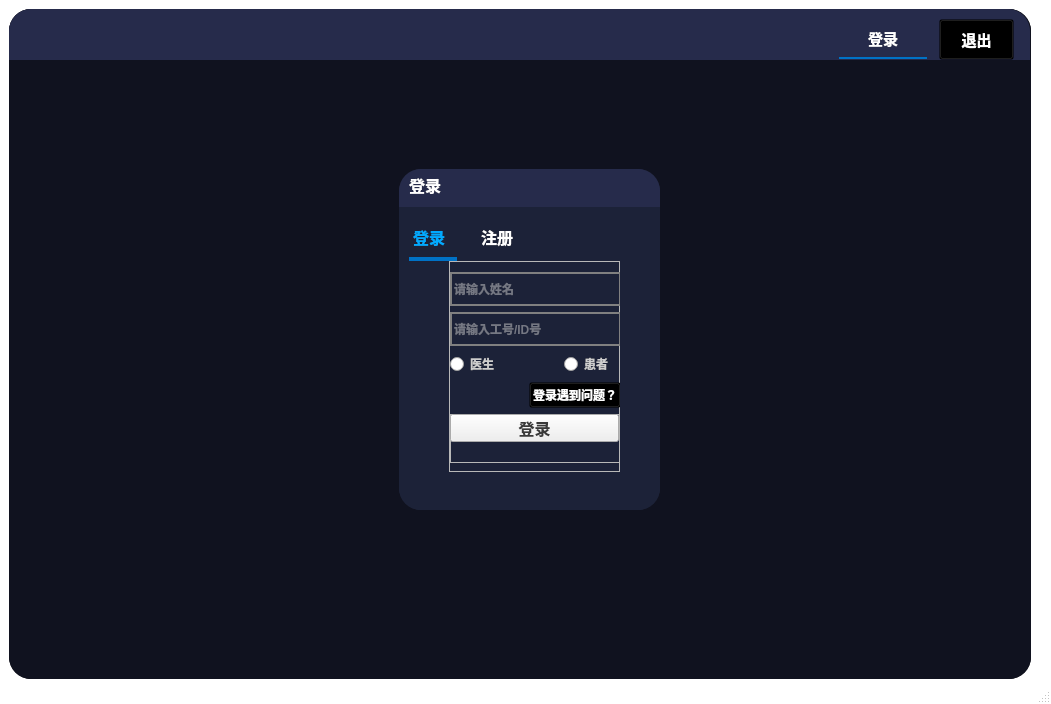
<?xml version="1.0" encoding="UTF-8"?>
<ui version="4.0">
 <class>MainWindow</class>
 <widget class="QMainWindow" name="MainWindow">
  <property name="geometry">
   <rect>
    <x>0</x>
    <y>0</y>
    <width>1051</width>
    <height>704</height>
   </rect>
  </property>
  <property name="windowIcon">
   <iconset>
    <normaloff>icon/白色图标/订单.png</normaloff>icon/白色图标/订单.png</iconset>
  </property>
  <property name="styleSheet">
   <string notr="true">QMainWindow{
	background-color:transparent;
}</string>
  </property>
  <widget class="QWidget" name="centralwidget">
   <widget class="QWidget" name="widget" native="true">
    <property name="geometry">
     <rect>
      <x>9</x>
      <y>9</y>
      <width>1022</width>
      <height>670</height>
     </rect>
    </property>
    <property name="minimumSize">
     <size>
      <width>1022</width>
      <height>670</height>
     </size>
    </property>
    <property name="styleSheet">
     <string notr="true">#widget{
	background-color:rgb(17,17,19);
	border-radius:22px;
}</string>
    </property>
    <layout class="QVBoxLayout" name="verticalLayout" stretch="0">
     <property name="spacing">
      <number>0</number>
     </property>
     <property name="leftMargin">
      <number>0</number>
     </property>
     <property name="topMargin">
      <number>0</number>
     </property>
     <property name="rightMargin">
      <number>0</number>
     </property>
     <property name="bottomMargin">
      <number>0</number>
     </property>
     <item>
      <widget class="QFrame" name="frame_2">
       <property name="styleSheet">
        <string notr="true">#frame_2{
	background-color: rgb(16, 18, 31);
	border-radius:22px;
	
}
</string>
       </property>
       <property name="frameShape">
        <enum>QFrame::StyledPanel</enum>
       </property>
       <property name="frameShadow">
        <enum>QFrame::Raised</enum>
       </property>
       <widget class="QFrame" name="frame">
        <property name="geometry">
         <rect>
          <x>0</x>
          <y>0</y>
          <width>1021</width>
          <height>51</height>
         </rect>
        </property>
        <property name="styleSheet">
         <string notr="true">#frame{
	border-top-left-radius:22px;
	border-top-right-radius:22px;
	background-color:rgb(38,43,75);
}</string>
        </property>
        <property name="frameShape">
         <enum>QFrame::StyledPanel</enum>
        </property>
        <property name="frameShadow">
         <enum>QFrame::Raised</enum>
        </property>
        <widget class="QTabWidget" name="tabWidget_2">
         <property name="geometry">
          <rect>
           <x>830</x>
           <y>10</y>
           <width>91</width>
           <height>41</height>
          </rect>
         </property>
         <property name="styleSheet">
          <string notr="true">QTabBar::tab {
    font-size: 15px;
    margin-right: 3px;
	width: 80px;
    height: 30px;
	color:rgb(255, 255, 255);
	font-family:&quot;微软雅黑&quot; ;
	font-weight:bold;
}

QTabWidget::pane {
    border: none;
}

QTabBar::tab {
    border-bottom: 2px solid transparent;
    padding: 4px;
}

QTabBar::tab:selected {
    border-color: #0072C6;
}

</string>
         </property>
         <property name="currentIndex">
          <number>0</number>
         </property>
         <widget class="QWidget" name="tab_3">
          <attribute name="title">
           <string>登录</string>
          </attribute>
         </widget>
        </widget>
        <widget class="QLabel" name="label_2">
         <property name="geometry">
          <rect>
           <x>10</x>
           <y>-20</y>
           <width>81</width>
           <height>91</height>
          </rect>
         </property>
         <property name="text">
          <string/>
         </property>
         <property name="pixmap">
          <pixmap>../icons/logo.png</pixmap>
         </property>
         <property name="scaledContents">
          <bool>true</bool>
         </property>
        </widget>
        <widget class="QPushButton" name="pushButton_6">
         <property name="geometry">
          <rect>
           <x>930</x>
           <y>10</y>
           <width>75</width>
           <height>41</height>
          </rect>
         </property>
         <property name="styleSheet">
          <string notr="true">QPushButton{
	color:white;
	font-weight:bold;
	font-family:&quot;微软雅黑&quot;;
	background-color:transparent;
	font-size:15px;
}
QPushButton:hover {
background-color: rgba(211, 211, 211, 50%);
border-radius: 5px;
}
QPushButton:pressed {

border-width: 1px;
padding-top: 4px;
padding-left: 4px;
}</string>
         </property>
         <property name="text">
          <string>退出</string>
         </property>
         <property name="icon">
          <iconset>
           <normaloff>../icons/按钮_关闭.png</normaloff>../icons/按钮_关闭.png</iconset>
         </property>
        </widget>
       </widget>
       <widget class="QFrame" name="frame_3">
        <property name="geometry">
         <rect>
          <x>390</x>
          <y>160</y>
          <width>261</width>
          <height>341</height>
         </rect>
        </property>
        <property name="styleSheet">
         <string notr="true">#frame_3{
	border-radius:22px;
	background-color:rgb(28,34,56);
}</string>
        </property>
        <property name="frameShape">
         <enum>QFrame::StyledPanel</enum>
        </property>
        <property name="frameShadow">
         <enum>QFrame::Raised</enum>
        </property>
        <layout class="QVBoxLayout" name="verticalLayout_2" stretch="1,8">
         <property name="spacing">
          <number>0</number>
         </property>
         <property name="sizeConstraint">
          <enum>QLayout::SetDefaultConstraint</enum>
         </property>
         <property name="leftMargin">
          <number>0</number>
         </property>
         <property name="topMargin">
          <number>0</number>
         </property>
         <property name="rightMargin">
          <number>0</number>
         </property>
         <property name="bottomMargin">
          <number>0</number>
         </property>
         <item>
          <widget class="QFrame" name="frame_4">
           <property name="styleSheet">
            <string notr="true">#frame_4{
	border-top-left-radius:22px;
	border-top-right-radius:22px;	
	background-color:rgb(38,43,75);
	
}</string>
           </property>
           <property name="frameShape">
            <enum>QFrame::StyledPanel</enum>
           </property>
           <property name="frameShadow">
            <enum>QFrame::Raised</enum>
           </property>
           <widget class="QLabel" name="label">
            <property name="geometry">
             <rect>
              <x>10</x>
              <y>0</y>
              <width>51</width>
              <height>31</height>
             </rect>
            </property>
            <property name="styleSheet">
             <string notr="true">QLabel {
	font-size: 16px;
	font-family: &quot;微软雅黑&quot;;
	font-weight: bold;
	color:white;
}</string>
            </property>
            <property name="text">
             <string>登录</string>
            </property>
           </widget>
          </widget>
         </item>
         <item>
          <widget class="QFrame" name="frame_5">
           <property name="styleSheet">
            <string notr="true">#frame_5{
	border-bottom-left-radius:22px;
	border-bottom-right-radius:22px;	
	background-color: rgb(28,34,56);
	
}</string>
           </property>
           <property name="frameShape">
            <enum>QFrame::StyledPanel</enum>
           </property>
           <property name="frameShadow">
            <enum>QFrame::Raised</enum>
           </property>
           <widget class="QTabWidget" name="tabWidget">
            <property name="geometry">
             <rect>
              <x>0</x>
              <y>10</y>
              <width>261</width>
              <height>281</height>
             </rect>
            </property>
            <property name="styleSheet">
             <string notr="true">QTabBar::tab {
    font-size:16px;
	font-weight:bold;
	font-family:&quot;微软雅黑&quot;;
    margin-right:10px;
	margin-left:10px;
	width: 40px;
    height: 40px;
	color:rgb(255, 255, 255);
	
}
QTabWidget::pane {
    border: none;
}
QTabBar::tab {
    border-bottom: 4px solid transparent;
    padding-right: 8px;
	margin-right: 10px;
}
QTabBar::tab:selected {
    border-color: #0072C6;
	color: rgb(0, 170, 255);
}
QTabWidget::tab-bar {
    alignment: center;
}
</string>
            </property>
            <property name="currentIndex">
             <number>0</number>
            </property>
            <widget class="QWidget" name="tab">
             <attribute name="title">
              <string>登录</string>
             </attribute>
             <widget class="QFrame" name="frame_6">
              <property name="geometry">
               <rect>
                <x>50</x>
                <y>0</y>
                <width>171</width>
                <height>211</height>
               </rect>
              </property>
              <property name="frameShape">
               <enum>QFrame::StyledPanel</enum>
              </property>
              <property name="frameShadow">
               <enum>QFrame::Raised</enum>
              </property>
              <widget class="QWidget" name="layoutWidget">
               <property name="geometry">
                <rect>
                 <x>1</x>
                 <y>11</y>
                 <width>171</width>
                 <height>191</height>
                </rect>
               </property>
               <layout class="QVBoxLayout" name="verticalLayout_3" stretch="0,1,0,1,1">
                <item>
                 <widget class="QLineEdit" name="username1">
                  <property name="styleSheet">
                   <string notr="true">QLineEdit {
	color: rgb(206, 206, 206);
    height: 30px;
    border: 2px solid  #808080;
	background-color:transparent;
	font-weight:bold;
	font-family:&quot;微软雅黑&quot;;
    font-size: 12px;
}</string>
                  </property>
                  <property name="placeholderText">
                   <string>请输入姓名</string>
                  </property>
                 </widget>
                </item>
                <item>
                 <widget class="QLineEdit" name="password1">
                  <property name="styleSheet">
                   <string notr="true">QLineEdit {
	color: rgb(206, 206, 206);
    height: 30px;
    border: 2px solid  #808080;
	background-color:transparent;
	font-weight:bold;
	font-family:&quot;微软雅黑&quot;;
    font-size: 12px;
}</string>
                  </property>
                  <property name="text">
                   <string/>
                  </property>
                  <property name="echoMode">
                   <enum>QLineEdit::Password</enum>
                  </property>
                  <property name="placeholderText">
                   <string>请输入工号/ID号</string>
                  </property>
                 </widget>
                </item>
                <item>
                 <layout class="QHBoxLayout" name="horizontalLayout_4" stretch="2,1">
                  <property name="spacing">
                   <number>0</number>
                  </property>
                  <item>
                   <widget class="QRadioButton" name="radioButton_2">
                    <property name="styleSheet">
                     <string notr="true">font-weight:bold;
	font-family:&quot;微软雅黑&quot;;
    font-size: 12px;
color: rgb(206, 206, 206);</string>
                    </property>
                    <property name="text">
                     <string>医生</string>
                    </property>
                   </widget>
                  </item>
                  <item>
                   <widget class="QRadioButton" name="radioButton">
                    <property name="styleSheet">
                     <string notr="true">font-weight:bold;
	font-family:&quot;微软雅黑&quot;;
    font-size: 12px;
color: rgb(206, 206, 206);</string>
                    </property>
                    <property name="text">
                     <string>患者</string>
                    </property>
                   </widget>
                  </item>
                 </layout>
                </item>
                <item>
                 <layout class="QHBoxLayout" name="horizontalLayout">
                  <item>
                   <spacer name="horizontalSpacer">
                    <property name="orientation">
                     <enum>Qt::Horizontal</enum>
                    </property>
                    <property name="sizeHint" stdset="0">
                     <size>
                      <width>40</width>
                      <height>20</height>
                     </size>
                    </property>
                   </spacer>
                  </item>
                  <item>
                   <widget class="QPushButton" name="pushButton">
                    <property name="styleSheet">
                     <string notr="true">QPushButton{
background-color:transparent;
font-size:12px;
font-family:&quot;微软雅黑&quot;;
color:rgb(255,255, 255);
font-weight:bold;
}
QPushButton:hover {
background-color:transparent;
color:rgb(0, 170, 255);
transition: all 0.2s ease-in-out;
}

QPushButton:pressed {
font-size: 10px;
transition: all 0.2s ease-in-out;
}




</string>
                    </property>
                    <property name="text">
                     <string>登录遇到问题？</string>
                    </property>
                   </widget>
                  </item>
                 </layout>
                </item>
                <item>
                 <widget class="QFrame" name="frame_8">
                  <property name="styleSheet">
                   <string notr="true"/>
                  </property>
                  <property name="frameShape">
                   <enum>QFrame::StyledPanel</enum>
                  </property>
                  <property name="frameShadow">
                   <enum>QFrame::Raised</enum>
                  </property>
                  <widget class="QPushButton" name="login_button">
                   <property name="geometry">
                    <rect>
                     <x>0</x>
                     <y>0</y>
                     <width>169</width>
                     <height>28</height>
                    </rect>
                   </property>
                   <property name="styleSheet">
                    <string notr="true">
QPushButton:pressed {
    border: 2px solid #333333;
    background-color: #BDBDBD; 
	border-radius:12px
}
QPushButton{
	height:20px;
	
	
	color: rgb(57, 57, 57);
	font-size:16px;
	font-family:&quot;微软雅黑&quot;;
	font-weight:bold;
}</string>
                   </property>
                   <property name="text">
                    <string>登录</string>
                   </property>
                  </widget>
                 </widget>
                </item>
               </layout>
              </widget>
             </widget>
            </widget>
            <widget class="QWidget" name="tab_2">
             <attribute name="title">
              <string>注册</string>
             </attribute>
             <widget class="QFrame" name="frame_7">
              <property name="geometry">
               <rect>
                <x>50</x>
                <y>-20</y>
                <width>171</width>
                <height>241</height>
               </rect>
              </property>
              <property name="frameShape">
               <enum>QFrame::StyledPanel</enum>
              </property>
              <property name="frameShadow">
               <enum>QFrame::Raised</enum>
              </property>
              <widget class="QWidget" name="layoutWidget_2">
               <property name="geometry">
                <rect>
                 <x>0</x>
                 <y>30</y>
                 <width>171</width>
                 <height>210</height>
                </rect>
               </property>
               <layout class="QVBoxLayout" name="verticalLayout_4">
                <item>
                 <widget class="QLineEdit" name="lineEdit_4">
                  <property name="styleSheet">
                   <string notr="true">QLineEdit {
	color: rgb(206, 206, 206);
    height: 30px;
    border: 2px solid  #808080;
	background-color:transparent;
	font-weight:bold;
	font-family:&quot;微软雅黑&quot;;
    font-size: 12px;
}</string>
                  </property>
                  <property name="placeholderText">
                   <string>请输入姓名</string>
                  </property>
                 </widget>
                </item>
                <item>
                 <widget class="QLineEdit" name="lineEdit_5">
                  <property name="styleSheet">
                   <string notr="true">QLineEdit {
	color: rgb(206, 206, 206);
    height: 30px;
    border: 2px solid  #808080;
	background-color:transparent;
	font-weight:bold;
	font-family:&quot;微软雅黑&quot;;
    font-size: 12px;
}</string>
                  </property>
                  <property name="echoMode">
                   <enum>QLineEdit::Password</enum>
                  </property>
                  <property name="placeholderText">
                   <string>请输入工号/ID号</string>
                  </property>
                 </widget>
                </item>
                <item>
                 <widget class="QLineEdit" name="lineEdit_6">
                  <property name="styleSheet">
                   <string notr="true">QLineEdit {
	color: rgb(206, 206, 206);
    height: 30px;
    border: 2px solid  #808080;
	background-color:transparent;
	font-weight:bold;
	font-family:&quot;微软雅黑&quot;;
    font-size: 12px;
}</string>
                  </property>
                  <property name="echoMode">
                   <enum>QLineEdit::Password</enum>
                  </property>
                  <property name="placeholderText">
                   <string>请确认工号/ID号</string>
                  </property>
                 </widget>
                </item>
                <item>
                 <layout class="QHBoxLayout" name="horizontalLayout_5" stretch="2,1">
                  <property name="spacing">
                   <number>0</number>
                  </property>
                  <item>
                   <widget class="QRadioButton" name="radioButton_3">
                    <property name="styleSheet">
                     <string notr="true">font-weight:bold;
	font-family:&quot;微软雅黑&quot;;
    font-size: 12px;
color: rgb(206, 206, 206);</string>
                    </property>
                    <property name="text">
                     <string>医生</string>
                    </property>
                   </widget>
                  </item>
                  <item>
                   <widget class="QRadioButton" name="radioButton_4">
                    <property name="styleSheet">
                     <string notr="true">font-weight:bold;
	font-family:&quot;微软雅黑&quot;;
    font-size: 12px;
color: rgb(206, 206, 206);</string>
                    </property>
                    <property name="text">
                     <string>患者</string>
                    </property>
                   </widget>
                  </item>
                 </layout>
                </item>
                <item>
                 <layout class="QHBoxLayout" name="horizontalLayout_3" stretch="0,0">
                  <property name="spacing">
                   <number>0</number>
                  </property>
                  <item>
                   <spacer name="horizontalSpacer_3">
                    <property name="orientation">
                     <enum>Qt::Horizontal</enum>
                    </property>
                    <property name="sizeHint" stdset="0">
                     <size>
                      <width>40</width>
                      <height>20</height>
                     </size>
                    </property>
                   </spacer>
                  </item>
                  <item>
                   <widget class="QPushButton" name="pushButton_4">
                    <property name="styleSheet">
                     <string notr="true">QPushButton{
background-color:transparent;
font-size:12px;
font-family:&quot;微软雅黑&quot;;
	color: rgb(213, 213, 213);
font-weight:bold;
}
QPushButton:hover {
background-color:transparent;
color:rgb(0, 170, 255);
transition: all 0.2s ease-in-out;
}

QPushButton:pressed {
font-size: 10px;
transition: all 0.2s ease-in-out;
}




</string>
                    </property>
                    <property name="text">
                     <string>注册遇到问题？</string>
                    </property>
                   </widget>
                  </item>
                 </layout>
                </item>
                <item>
                 <widget class="QPushButton" name="pushButton_5">
                  <property name="styleSheet">
                   <string notr="true">
QPushButton:pressed {
    border: 2px solid #333333;
    background-color: #BDBDBD; 
	border-radius:12px
}
QPushButton{
	height:20px;
	
	
	color: rgb(57, 57, 57);
	font-size:16px;
	font-family:&quot;微软雅黑&quot;;
	font-weight:bold;
}</string>
                  </property>
                  <property name="text">
                   <string>注册</string>
                  </property>
                 </widget>
                </item>
               </layout>
              </widget>
             </widget>
            </widget>
           </widget>
          </widget>
         </item>
        </layout>
       </widget>
      </widget>
     </item>
    </layout>
   </widget>
  </widget>
  <widget class="QStatusBar" name="statusbar"/>
 </widget>
 <resources/>
 <connections/>
</ui>
